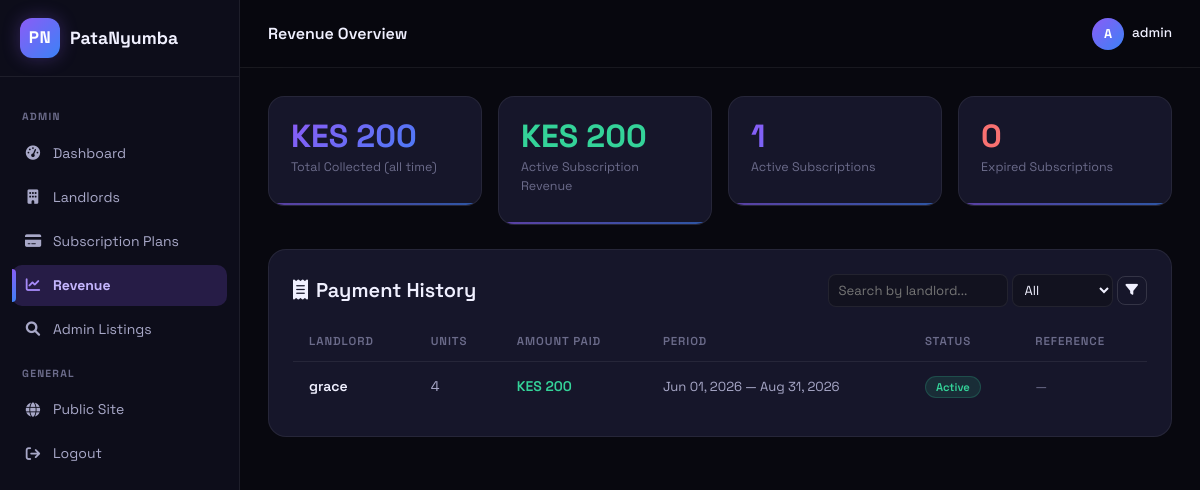
Page /accounts/admin/revenue/ (signed in) on the earlier database version.
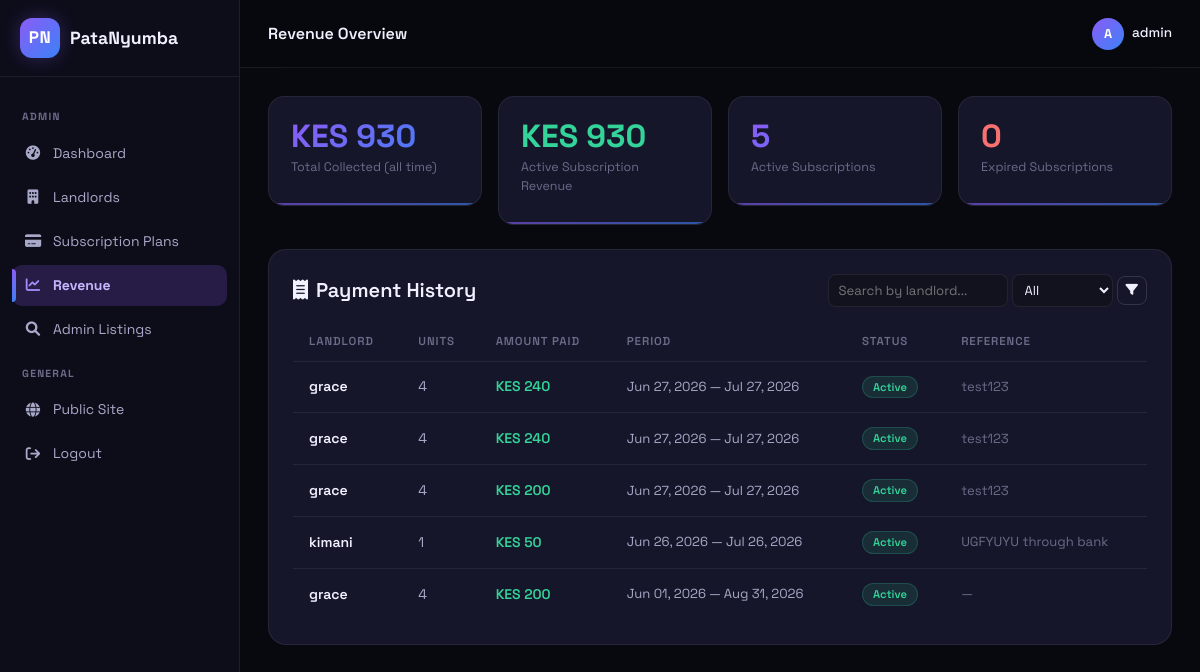
Same page on the later database version.
### accounts/models.py (models this page shows, shortened)
class LandlordSubscription(models.Model):
    STATUS_CHOICES = (
        ('active', 'Active'),
        ('expired', 'Expired'),
        ('cancelled', 'Cancelled'),
    )
    landlord = models.ForeignKey(User, on_delete=models.CASCADE, related_name='subscriptions')
    plan = models.ForeignKey(SubscriptionPlan, on_delete=models.SET_NULL, null=True, blank=True, related_name='subscriptions')
    unit_count = models.PositiveIntegerField(default=0)
    amount = models.DecimalField(max_digits=10, decimal_places=2, default=0,
        help_text='Total fee = unit_count × fee_per_unit at time of creation')
    start_date = models.DateField()
    end_date = models.DateField()
    status = models.CharField(max_length=20, choices=STATUS_CHOICES, default='active')
    payment_reference = models.CharField(max_length=100, blank=True)
    notes = models.TextField(blank=True)
    created_at = models.DateTimeField(auto_now_add=True)
    class Meta:
        ordering = ['-created_at']

### accounts/views.py (the view)
# urls.py: path('admin/revenue/', views.admin_revenue, name='admin_revenue'),
@login_required
def admin_revenue(request):
    if request.user.profile.role != 'admin':
        messages.error(request, 'Admin access required.')
        return redirect('website:home')
    subs = LandlordSubscription.objects.select_related('landlord').order_by('-created_at')
    q = request.GET.get('q', '').strip()
    if q:
        subs = subs.filter(landlord__username__icontains=q)
    status_f = request.GET.get('status', '').strip()
    if status_f:
        subs = subs.filter(status=status_f)
    total_collected = LandlordSubscription.objects.aggregate(s=Sum('amount'))['s'] or 0
    active_revenue = LandlordSubscription.objects.filter(status='active').aggregate(s=Sum('amount'))['s'] or 0
    active_count = LandlordSubscription.objects.filter(status='active').count()
    expired_count = LandlordSubscription.objects.filter(status='expired').count()
    page_obj = paginate(request, subs)
    return render(request, 'accounts/admin_revenue.html', {
        'subscriptions': page_obj,
        'total_collected': total_collected,
        'active_revenue': active_revenue,
        'active_count': active_count,
        'expired_count': expired_count,
        'landlord_count': Profile.objects.filter(role='landlord').count(),
        'q': q, 'status_f': status_f,
        'active_tab': 'revenue',
    })

### core/pagination.py (called while the page is built)
def paginate(request, queryset, per_page=15):
    page = request.GET.get('page', 1)
    paginator = Paginator(queryset, per_page)
    try:
        page_obj = paginator.page(page)
    except PageNotAnInteger:
        page_obj = paginator.page(1)
    except EmptyPage:
        page_obj = paginator.page(paginator.num_pages)
    return page_obj

### dashboard/context_processors.py (called while the page is built)
def unread_inquiries(request):
    if request.user.is_authenticated and hasattr(request.user, 'profile') and request.user.profile.role == 'landlord':
        count = Inquiry.objects.filter(unit__property__owner=request.user, is_read=False).count()
        recent = Inquiry.objects.filter(unit__property__owner=request.user, is_read=False).select_related('unit', 'unit__property').order_by('-created_at')[:5]
        return {'unread_count': count, 'recent_inquiries': recent}
    return {'unread_count': 0, 'recent_inquiries': []}

### templates/accounts/admin_revenue.html (shortened to what this page needs)
{% extends 'accounts/admin_base.html' %}
{% block admin_title %}Revenue Overview{% endblock %}
{% block admin_content %}
<div class="row g-3 mb-4">
    <div class="col-md-3">
        <div class="db-stat-card"><div class="db-stat-val gt">KES {{ total_collected|floatformat:0 }}</div><div class="db-stat-lbl">Total Collected (all time)</div></div>
    </div>
    <div class="col-md-3">
        <div class="db-stat-card"><div class="db-stat-val" style="color:#34d399">KES {{ active_revenue|floatformat:0 }}</div><div class="db-stat-lbl">Active Subscription Revenue</div></div>
    </div>
    <div class="col-md-3">
        <div class="db-stat-card"><div class="db-stat-val gt">{{ active_count }}</div><div class="db-stat-lbl">Active Subscriptions</div></div>
    </div>
    <div class="col-md-3">
        <div class="db-stat-card"><div class="db-stat-val" style="color:#f87171">{{ expired_count }}</div><div class="db-stat-lbl">Expired Subscriptions</div></div>
    </div>
</div>
<div class="gc p-4">
    <div class="d-flex justify-content-between align-items-center mb-3 flex-wrap gap-2">
        <h5 class="fw-semibold mb-0"><i class="fa-solid fa-receipt me-2"></i>Payment History</h5>
        <form method="GET" style="display:flex;gap:4px;align-items:center">
            <input name="q" type="text" placeholder="Search by landlord..." value="{{ q }}" style="padding:6px 10px;border-radius:8px;border:1px solid var(--bd);background:var(--bg3);color:var(--tx);font-size:.82rem;width:180px">
            <select name="status" style="padding:6px 8px;border-radius:8px;border:1px solid var(--bd);background:var(--bg3);color:var(--tx);font-size:.82rem">
                <option value="">All</option>
            </select>
            <button class="boc py-1 px-2" style="font-size:.78rem;border-radius:8px"><i class="fa-solid fa-filter"></i></button>
        </form>
    </div>
    <div class="table-responsive">
        <table class="db-table">
            <thead><tr><th>Landlord</th><th>Units</th><th>Amount Paid</th><th>Period</th><th>Status</th><th>Reference</th></tr></thead>
            <tbody>
                {% for s in subscriptions %}
                <tr>
                    <td style="font-weight:600;color:var(--tx)">{{ s.landlord.username }}</td>
                    <td>{{ s.unit_count }}</td>
                    <td style="font-weight:600;color:#34d399">KES {{ s.amount|floatformat:0 }}</td>
                    <td style="font-size:.82rem;color:var(--tx2)">{{ s.start_date|date:'M d, Y' }} — {{ s.end_date|date:'M d, Y' }}</td>
                    <td>{% if s.status == 'active' %}<span class="badge-vacant">Active</span>{% elif s.status == 'expired' %}<span class="badge-occupied">Expired</span>{% else %}<span class="ftag">{{ s.get_status_display }}</span>{% endif %}</td>
                    <td style="font-size:.82rem;color:var(--tx3)">{{ s.payment_reference|default:'—' }}</td>
                </tr>
                {% empty %}
                <tr><td colspan="6" style="text-align:center;color:var(--tx3);padding:30px 0">No payments recorded yet.</td></tr>
                {% endfor %}
            </tbody>
        </table>
    </div>
</div>
{% endblock %}

Differences in the rows shown:
added LandlordSubscription: landlord.username "grace", unit_count "4", amount "240", start_date "Jun 27, 2026", end_date "Jul 27, 2026", status "Active", payment_reference "test123"
added LandlordSubscription: landlord.username "grace", unit_count "4", amount "240", start_date "Jun 27, 2026", end_date "Jul 27, 2026", status "Active", payment_reference "test123"
added LandlordSubscription: landlord.username "grace", unit_count "4", amount "200", start_date "Jun 27, 2026", end_date "Jul 27, 2026", status "Active", payment_reference "test123"
added LandlordSubscription: landlord.username "kimani", unit_count "1", amount "50", start_date "Jun 26, 2026", end_date "Jul 26, 2026", status "Active", payment_reference "UGFYUYU through bank"
Other differences:
{{ total_collected|floatformat:0 }}: "200" → "930"
{{ active_revenue|floatformat:0 }}: "200" → "930"
{{ active_count }}: "1" → "5"
